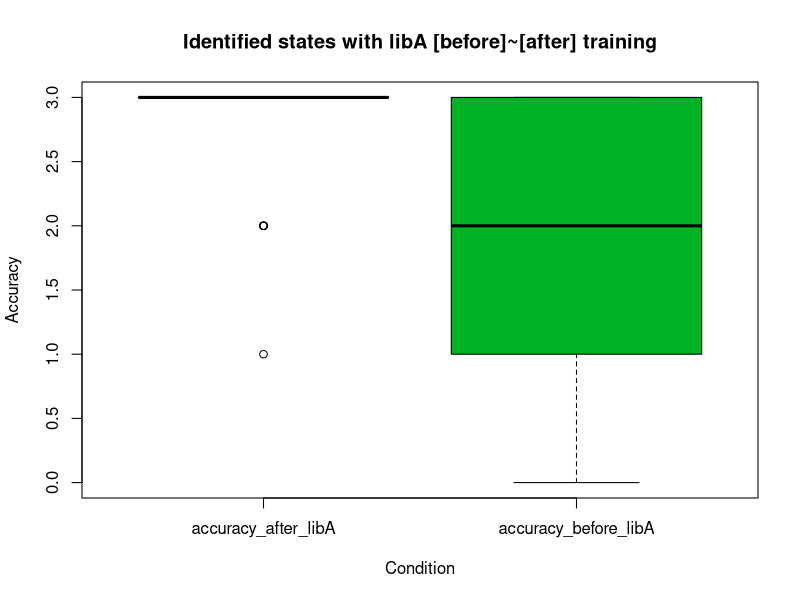
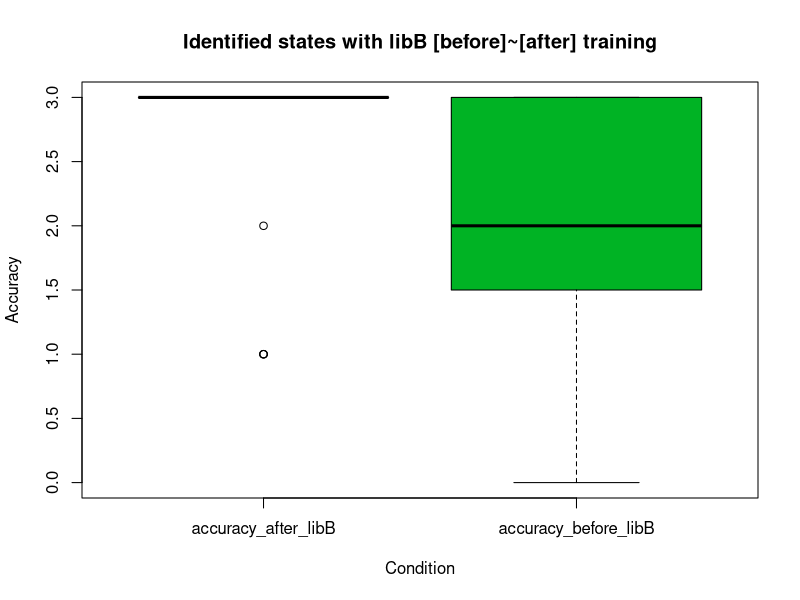
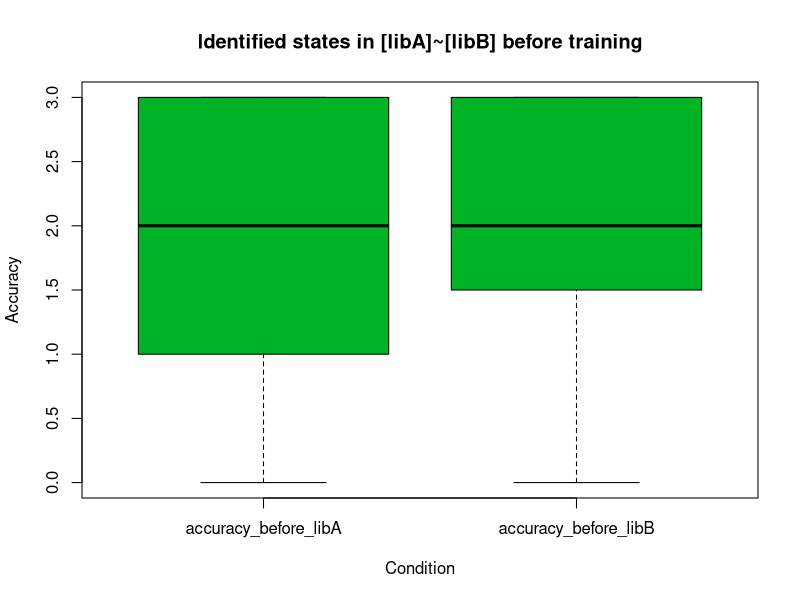
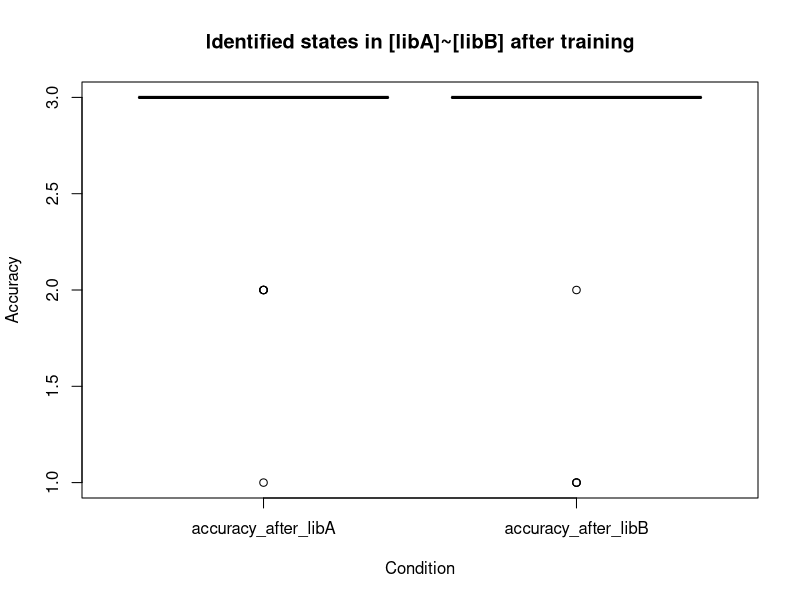
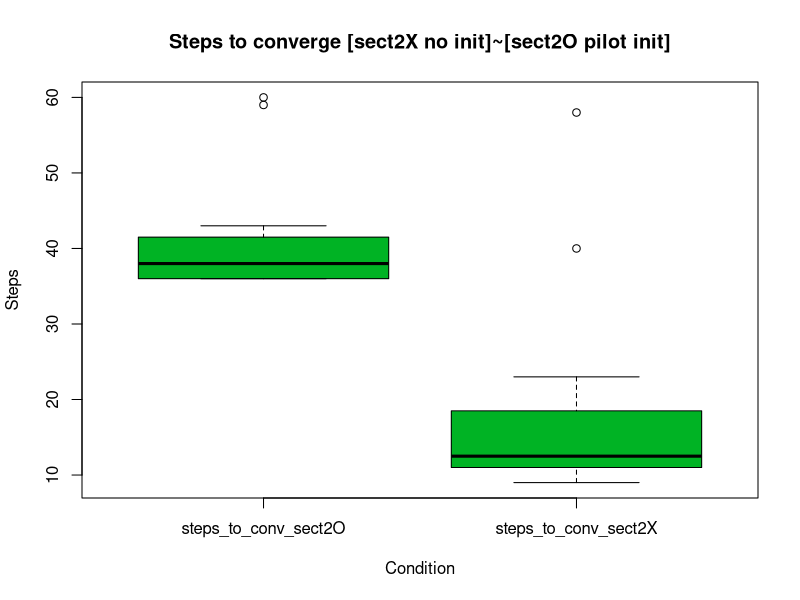
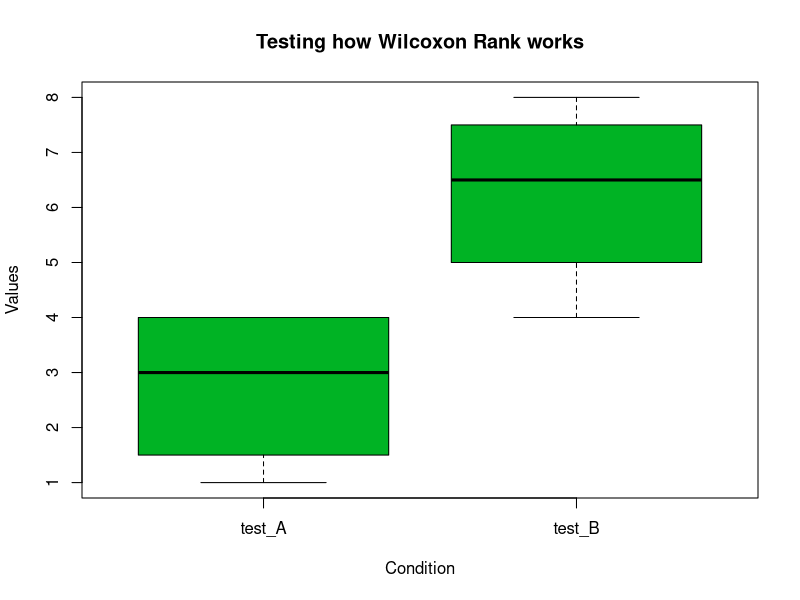

Here is the R script that generated these plots, in order:
# Before starting, make sure you have opened a new terminal and typed: radian
# To run the entire script, type: Ctrl+Shift+S, for one line simply Ctrl+Enter
# To modify linter try this page: https://lintr.r-lib.org/articles/lintr.html#configuring-linters



# Study 02 data series
accuracy_before_libA <- c(3, 2, 1, 1, 2, 3, 2, 1, 3, 2, 0, 3, 3, 0, 2, 2, 3, 2, 1, 3, 1, 2, 2, 2) # nolint
accuracy_before_libB <- c(3, 1, 3, 2, 1, 2, 0, 1, 3, 2, 1, 3, 3, 3, 3, 2, 2, 3, 2, 3, 2 ,1 ,3, 3) # nolint
accuracy_after_libA <- c(3, 3, 3, 2, 3, 3, 1, 3, 3, 3, 3, 3, 3, 2, 3, 2, 3, 3, 3, 3, 3, 3, 2, 3) # nolint
accuracy_after_libB <- c(3, 3, 3, 3, 3, 3, 1, 3, 3, 3, 3, 3, 3, 3, 2, 1, 3, 3, 3, 3, 3, 3, 1, 3) # nolint
accuracy_delta_libA <- c(0, 1, 2, 1, 1, 0, -1, 2, 0, 1, 3, 0, 0, 2, 1, 0, 0, 1, 2, 0, 2, 1, 0, 1) # nolint
accuracy_delta_libB <- c(0, 2, 0, 1, 2, 1, 1, 2, 0, 1, 2, 0, 0, 0, -1, -1, 1, 0, 1, 0, 1, 2, -2, 0) # nolint
steps_to_conv_sect2X <- c(36, 38, 43, 42, 41, 36, 43, 38, 39, 36, 41, 36, 36, 41, 36, 59, 36, 41, 42, 36, 36, 60, 36, 36) # nolint
steps_to_conv_sect2O <- c(12, 10, 15, 12, 20, 11, 40, 15, 12, 10, 18, 12, 10, 14, 11, 58, 11, 15, 23, 11, 19, 21, 9, 13) # nolint




# Study 02 Wilcoxon Rank Sum and Signed Rank Stats Analyses

# Testing libA before-after (section 1 libA and section 3 libA)
# Expect improvement due to algorithm training
dat_libA_accuracy <- data.frame(value = c(accuracy_before_libA,accuracy_after_libA), 
                  condition = rep(c("accuracy_before_libA","accuracy_after_libA"), each=24))
boxplot(value ~ condition, data = dat_libA_accuracy, col = "#00b324", main = "Identified states with libA [before]~[after] training", ylab = "Accuracy", xlab = "Condition")
wilcox.test(value ~ condition, data = dat_libA_accuracy, alternative = "two.sided", exact = FALSE, conf.int = TRUE, conf.level = 0.95)
wilcox.test(accuracy_before_libA, accuracy_after_libA, alternative = "two.sided", exact = FALSE, conf.int = TRUE, conf.level = 0.95)


# Testing libB before-after (section 1 libB and section 3 libB)
# Expect improvement due to algorithm training
dat_libB_accuracy <- data.frame(value = c(accuracy_before_libB,accuracy_after_libB), 
                  condition = rep(c("accuracy_before_libB","accuracy_after_libB"), each=24))
boxplot(value ~ condition, data = dat_libB_accuracy, col = "#00b324", main = "Identified states with libB [before]~[after] training", ylab = "Accuracy", xlab = "Condition")
wilcox.test(value ~ condition, data = dat_libB_accuracy, alternative = "two.sided", exact = FALSE, conf.int = TRUE, conf.level = 0.95)


# Testing libA and libB before training (section 1 libA and section 1 libB)
# Expect no change to show minor difference in changing sound
dat_sound_before <- data.frame(value = c(accuracy_before_libA,accuracy_before_libB), 
                  condition = rep(c("accuracy_before_libA","accuracy_before_libB"), each=24))
boxplot(value ~ condition, data = dat_sound_before, col = "#00b324", main = "Identified states in [libA]~[libB] before training", ylab = "Accuracy", xlab = "Condition")
wilcox.test(value ~ condition, data = dat_sound_before, alternative = "two.sided", exact = FALSE, conf.int = TRUE, conf.level = 0.95)


# Testing libA and libB after training (section 3 libA and section 3 libB)
# Expect no change to show minor difference in changing sound
dat_sound_after <- data.frame(value = c(accuracy_after_libA,accuracy_after_libB), 
                  condition = rep(c("accuracy_after_libA","accuracy_after_libB"), each=24))
boxplot(value ~ condition, data = dat_sound_after, col = "#00b324", main = "Identified states in [libA]~[libB] after training", ylab = "Accuracy", xlab = "Condition")
wilcox.test(value ~ condition, data = dat_sound_after, alternative = "two.sided", exact = FALSE, conf.int = TRUE, conf.level = 0.95)


# Testing sect2X (no init) and sect2O (pilot init)
# Expect improvement due to initializing with pilot user data
dat_steps_to_conv <- data.frame(value = c(steps_to_conv_sect2O,steps_to_conv_sect2X), 
                  condition = rep(c("steps_to_conv_sect2X","steps_to_conv_sect2O"), each=24))
boxplot(value ~ condition, data = dat_steps_to_conv, col = "#00b324", main = "Steps to converge [sect2X no init]~[sect2O pilot init]", ylab = "Steps", xlab = "Condition")
wilcox.test(value ~ condition, data = dat_steps_to_conv, alternative = "two.sided", exact = FALSE, conf.int = TRUE, conf.level = 0.95)


# TESTING HOW THINGS WORK



test_A <- c(1, 2, 4, 4) # nolint
test_B <- c(4, 6, 7, 8) # nolint

dat_testing <- data.frame(value = c(test_A,test_B), 
                  condition = rep(c("test_A","test_B"), each=4))
boxplot(value ~ condition, data = dat_testing, col = "#00b324", main = "Testing how Wilcoxon Rank works", ylab = "Values", xlab = "Condition")
wilcox.test(value ~ condition, data = dat_testing, alternative = "greater", exact = FALSE, conf.int = TRUE, conf.level = 0.95)
wilcox.test(test_A, test_B, alternative = "greater", exact = FALSE, conf.int = TRUE, conf.level = 0.95)

# W = the number of times that a value in the first sample is larger than a value in the second sample (or vice versa) where ties are broken by assigning 0.5 to each value in the tie.

# The alternative hypothesis can be either two.sided, greater or less. two.sided is the default. 
# If alternative is two.sided, then the null hypothesis is that the two distributions are the same, and the alternative is that they are different. 
# If alternative is less, then the null hypothesis is that the first distribution stochastically dominates the second, and the alternative is that the first distribution does not stochastically dominate the second. 
# If alternative is greater, then the null hypothesis is that the first distribution is stochastically dominated by the second, and the alternative is that the first distribution is not stochastically dominated by the second.